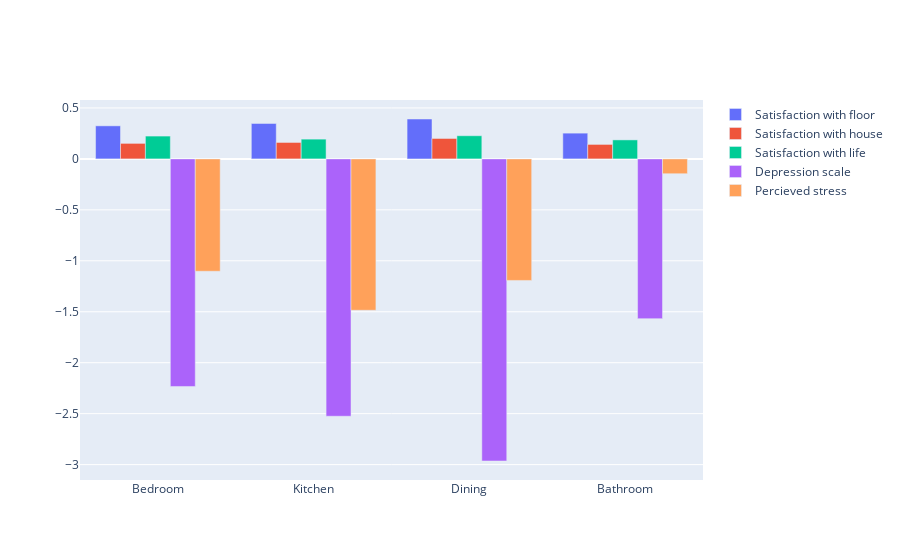

Notebook cell for this chart:
### Code cell
# Barplot for coefficients

import plotly.graph_objects as go

mask = ['coef' in n for n in list(stats_trans.index)]

fig = go.Figure(data=[
    go.Bar(name= 'Satisfaction with floor', x=model_idx, y=stats_trans.iloc[mask, 0]),
    go.Bar(name= 'Satisfaction with house', x=model_idx, y=stats_trans.iloc[mask, 1]),
    go.Bar(name= 'Satisfaction with life', x=model_idx, y=stats_trans.iloc[mask, 2]),
    go.Bar(name= 'Depression scale', x=model_idx, y=stats_trans.iloc[mask, 3]),
    go.Bar(name= 'Percieved stress', x=model_idx, y=stats_trans.iloc[mask, 4]),
])

# Change the bar mode
fig.update_layout(barmode='group')
fig.show()

# Save plot in html file
fig.write_html('figures/rq2_results_coeff_bar.html')

### Figure 1 — Plotly figure (JSON) as saved in the notebook; plotly's stock layout.template omitted (floating-point values rounded to 4 significant figures)
{"data": [{"name": "Satisfaction with floor", "type": "bar", "x": ["Bedroom", "Kitchen", "Dining", "Bathroom"], "y": [0.3246, 0.3477, 0.3917, 0.2529]}, {"name": "Satisfaction with house", "type": "bar", "x": ["Bedroom", "Kitchen", "Dining", "Bathroom"], "y": [0.1524, 0.1615, 0.2006, 0.1422]}, {"name": "Satisfaction with life", "type": "bar", "x": ["Bedroom", "Kitchen", "Dining", "Bathroom"], "y": [0.2242, 0.1941, 0.2274, 0.1866]}, {"name": "Depression scale", "type": "bar", "x": ["Bedroom", "Kitchen", "Dining", "Bathroom"], "y": [-2.233, -2.525, -2.965, -1.568]}, {"name": "Percieved stress", "type": "bar", "x": ["Bedroom", "Kitchen", "Dining", "Bathroom"], "y": [-1.103, -1.486, -1.193, -0.1454]}], "layout": {"barmode": "group"}}
